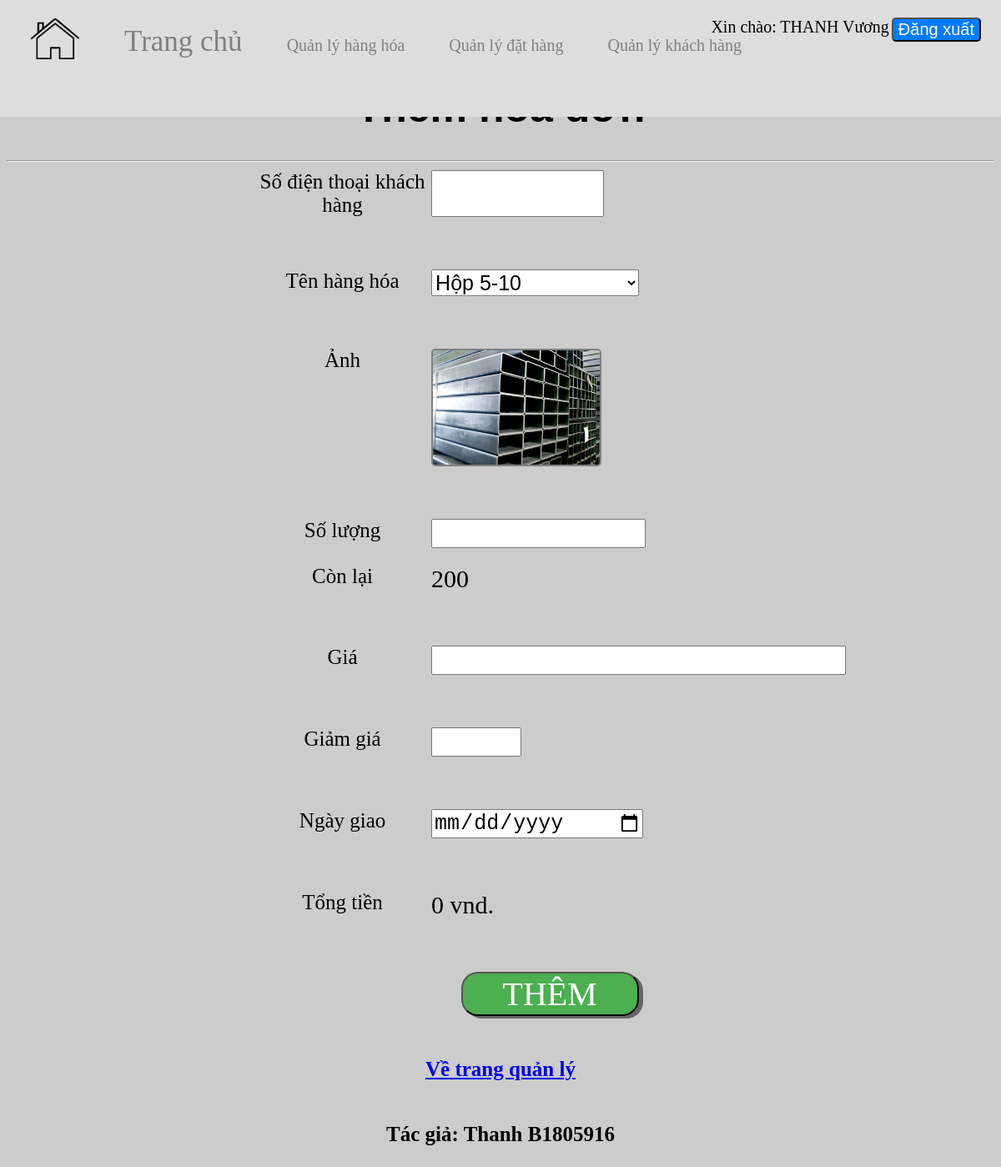
The page /admin/manage_dh/create.php (signed in) on the database its author committed.
### tables this page shows
CREATE TABLE HangHoa
(
	MSHH INT AUTO_INCREMENT PRIMARY KEY,  
	TenHH NVARCHAR(30) NOT NULL,  
	QuyCach CHAR(7) NOT NULL,  
	Gia DECIMAL(15, 2) NOT NULL,  
	SoLuongHang INT NOT NULL,  
	MaLoaiHang INT NOT NULL,  
	FOREIGN KEY (MaLoaiHang) REFERENCES LoaiHangHoa(MaLoaiHangHoa),
	Location VARCHAR(128),  
	GhiChu NVARCHAR(128)  
);

### dao/dao.php (called while the page is built, shortened)
<?php
abstract class DAO
{
    public function __construct($servername = "localhost", $username = "root", $password = "", $database = "quanlydathang")
    {
        $this->servername = $servername;
        $this->username = $username;
        $this->password = $password;
        $this->database = $database;
        $this->cnn = new mysqli($this->servername, $this->username, $this->password, $this->database);
    }
}
class ItemDAO extends DAO
{
    public function getAllItem()
    {
        $sql = "SELECT hh.*, lhh.TenLoaiHangHoa TenLoai FROM HangHoa hh, LoaiHangHoa lhh
                WHERE hh.MaLoaiHang = lhh.MaLoaiHangHoa;";
        $stmt = $this->cnn->query($sql);
        $items = [];
        while ($r = $stmt->fetch_assoc()) {
            $items[] = $r;
        }
        return $items;
    }
}

### admin/manage_dh/create.php (the view, shortened to what this page needs)
<?php
$path = $_SERVER['DOCUMENT_ROOT'] . "/CT428_WEB";
require_once "$path/layouts/header-ad.php";
$idao = new ItemDAO();
$items = $idao->getAllItem();
$item = $items[0];
 $img = $_PATH["img"].$item["MSHH"]."/".$item["Location"];
?>
<h1>Thêm hóa đơn</h1>
<hr>
<form class="dk" enctype="multipart/form-data" method="POST" action="create.php" onsubmit="isValid()">
    <div>
        <lable>Số điện thoại khách hàng</lable>
        <input type="text" style="width: 40%" name="SoDienThoai" id="kh_sdt" minlength="10" maxlength="10" list="sdt_list">
    </div>
    <p id="kh_sdt_err" class="err">&nbsp</p>
    <div>
        <label>Tên hàng hóa</label>
        <select name="MaHang" onchange="updateItem()">
            <?php
            foreach ($items as $key => $value) {
                echo sprintf('<option value="%s">%s</option>', $value["MSHH"], $value["TenHH"]);
            }
            ?>
        </select>
    </div>
    <p class="err">&nbsp</p>
    <div>
        <label>Ảnh</label>
        <img id="pro_img" class=img-dis style="width:200px" src="<?php echo $img;?>">
    </div>
    <p class="err">&nbsp</p>
    <div>
        <label>Số lượng</label>
        <input type="number" min="0" max="<?php echo $item["SoLuongHang"]; ?>" name="SoLuongHang" id="pro_sl">
    </div>
    <div>
        <lable>Còn lại</lable>
        <label id="pro_rm" style="text-align: left; font-size:30px"><?php echo $item["SoLuongHang"]; ?></label>
    </div>
    <p id="pro_sl_err" class="err">&nbsp</p>
    <div>
        <label>Giá</label>
        <input type="number" min="0" name="Gia" id="pro_g">
    </div>
    <p id="pro_g_err" class="err">&nbsp</p>
    <div>
        <label>Giảm giá</label>
        <input type="number" step="0.01" min="0" max="1" name="GiamGia" id="pro_gg" style="width: 20%;">
    </div>
    <p id="pro_gg_err" class="err">&nbsp</p>
    <div>
        <label>Ngày giao</label>
        <input type="date" name="NgayGiao" id="pro_gh" style="width: 50%;" required>
    </div>
    <p id="pro_gh_err" class="err">&nbsp</p>
    <div>
        <label>Tổng tiền</label>
        <label id="pro_tt" style="text-align: left; font-size:30px">0 vnd.</label>
    </div>
    <p id="pro_gg_err" class="err">&nbsp</p>
    <button class="btn btn-1" type="submit">Thêm</button>
</form>
<div class="lnk">
    <a href="manage.php">
        <h3>Về trang quản lý</h3>
    </a>
</div>

### src/css/styles.css (style rules this page uses)
.dk { width: 60%; position: relative; left: 25%; }
.dk div { display: grid; grid-template-columns: 30% 1fr; }
.dk div > * { font-size: 25px; }
.dk .btn { font-size: 40px; width: 30%; }
.dk div select, #pro_qc, #pro_sl { width: 50%; }
.img-dis { width: 600px; border: solid 2px gray; border-radius: 5px; }
* { font-size: 20px; }
.btn { color: #fff; border-radius: 20px; box-shadow: 5px 3px #666; outline: none; font-family: Montserrat-Bold; text-transform: uppercase; }
.btn-1 { background-color: #4CAF50; }
.lnk { margin: 50px; }
.err { color: red; }
h1 { font-size: 50px; font-family: sans-serif; color: #FF6600; }
h3 { font-size: 25px; }
body { position: relative; background-color: #CCCCCC; }

### admin/manage_dh/create.php (style rules this page uses)
h1 { color: #000; }

### rows shown on the page
hanghoa: MSHH+Location (picture), SoLuongHang "200"

### other values the page prints
$usr["HoTenNV"] "THANH Vương"
form field MaHang "Hộp 5-10"
